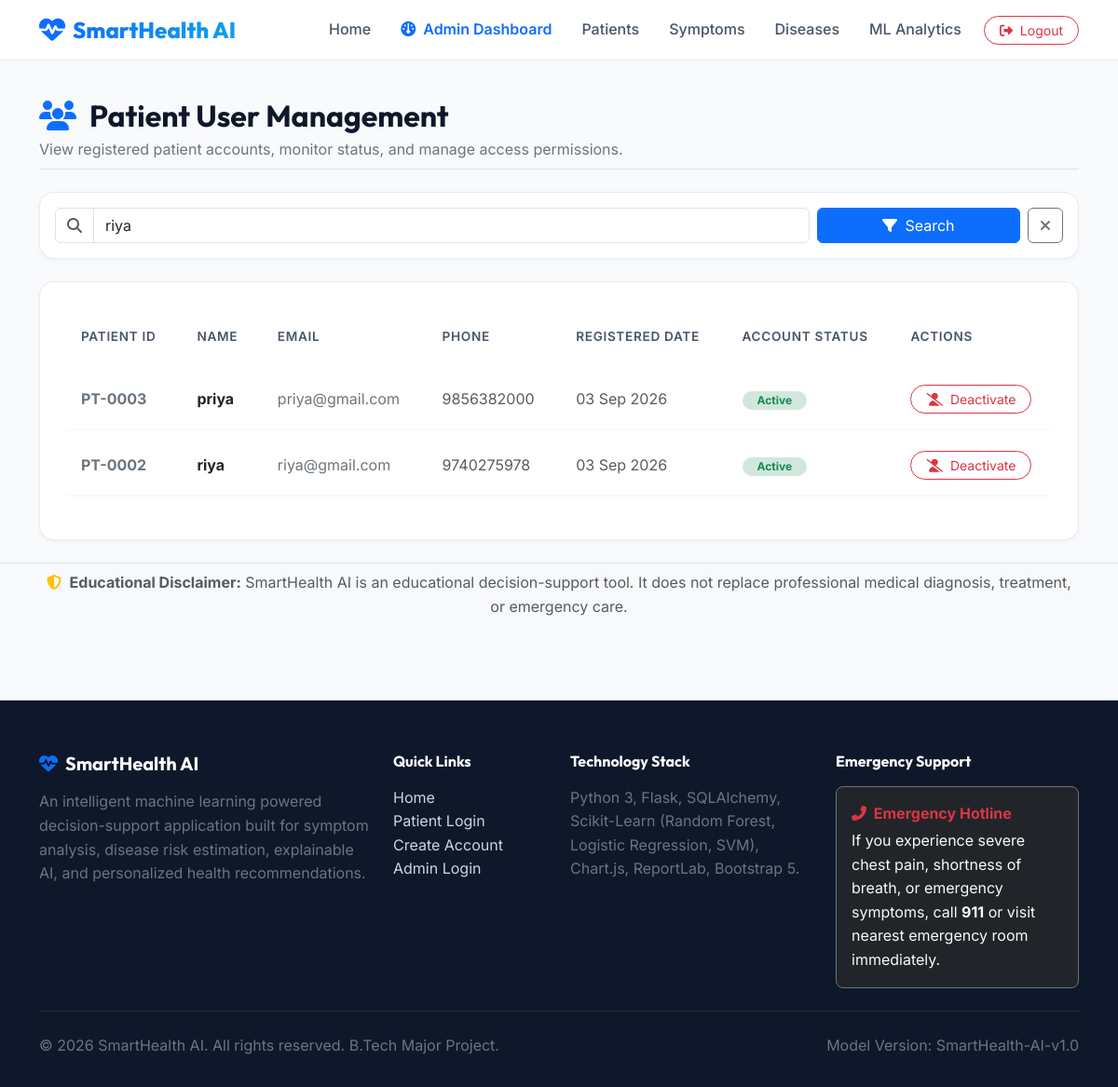
Screenshot of /admin/users?search=riya (signed in) with the database file from the repository.
### app/models/user.py (models this page shows, shortened)
class User(UserMixin, db.Model):
    __tablename__ = 'users'
    id = db.Column(db.Integer, primary_key=True)
    name = db.Column(db.String(100), nullable=False)
    email = db.Column(db.String(120), unique=True, nullable=False, index=True)
    password_hash = db.Column(db.String(255), nullable=False)
    phone = db.Column(db.String(20), nullable=True)
    date_of_birth = db.Column(db.String(20), nullable=True)
    gender = db.Column(db.String(20), nullable=True)
    role = db.Column(db.String(20), nullable=False, default='patient') # 'patient' or 'admin'
    created_at = db.Column(db.DateTime, default=datetime.utcnow)
    is_active = db.Column(db.Boolean, default=True)
    profile = db.relationship('PatientProfile', backref='user', uselist=False, cascade='all, delete-orphan')
    predictions = db.relationship('Prediction', backref='user', lazy='dynamic', cascade='all, delete-orphan')
    def is_admin(self):
        return self.role == 'admin'

### app/routes/admin.py (the view)
@admin_bp.route('/users')
@login_required
@admin_required
def users():
    search = request.args.get('search', '').strip()
    query = User.query.filter_by(role='patient')
    if search:
        query = query.filter((User.name.ilike(f"%{search}%")) | (User.email.ilike(f"%{search}%")))
    patients = query.order_by(User.created_at.desc()).all()
    return render_template('admin/users.html', patients=patients, search=search)

### app/utils/helpers.py (called while the page is built)
def admin_required(f):
    @wraps(f)
    def decorated_function(*args, **kwargs):
        if not current_user.is_authenticated or not current_user.is_admin():
            flash('Access denied. Administrator privileges are required to access this resource.', 'danger')
            return redirect(url_for('auth.admin_login'))
        return f(*args, **kwargs)
    return decorated_function

### templates/admin/users.html (shortened to what this page needs)
{% extends "base.html" %}
{% block content %}
<div class="container py-4">
    <div class="d-flex flex-column flex-md-row justify-content-between align-items-md-center mb-4 pb-2 border-bottom">
        <div>
            <h2 class="fw-bold mb-1"><i class="fa-solid fa-users text-primary me-2"></i> Patient User Management</h2>
            <p class="text-secondary mb-0 fs-7">View registered patient accounts, monitor status, and manage access permissions.</p>
        </div>
    </div>
    <div class="card-modern p-3 mb-4">
        <form method="GET" action="{{ url_for('admin.users') }}" class="row g-2">
            <div class="col-md-9">
                <div class="input-group">
                    <span class="input-group-text bg-white"><i class="fa-solid fa-magnifying-glass text-muted"></i></span>
                    <input type="text" name="search" class="form-control" placeholder="Search patient by name or email..." value="{{ search }}">
                </div>
            </div>
            <div class="col-md-3 d-flex gap-2">
                <button type="submit" class="btn btn-primary w-100"><i class="fa-solid fa-filter me-1"></i> Search</button>
                {% if search %}
                    <a href="{{ url_for('admin.users') }}" class="btn btn-outline-secondary"><i class="fa-solid fa-xmark"></i></a>
                {% endif %}
            </div>
        </form>
    </div>
    <div class="card-modern p-4">
        <div class="table-responsive">
            <table class="table table-custom align-middle">
                <thead>
                    <tr>
                        <th>Patient ID</th>
                        <th>Name</th>
                        <th>Email</th>
                        <th>Phone</th>
                        <th>Registered Date</th>
                        <th>Account Status</th>
                        <th>Actions</th>
                    </tr>
                </thead>
                <tbody>
                    {% for patient in patients %}
                        <tr>
                            <td class="fw-bold text-secondary">PT-{{ "%04d"|format(patient.id) }}</td>
                            <td class="fw-bold text-dark">{{ patient.name }}</td>
                            <td class="fs-7 text-secondary">{{ patient.email }}</td>
                            <td class="fs-7 text-muted">{{ patient.phone or 'N/A' }}</td>
                            <td class="fs-7 text-muted">{{ patient.created_at.strftime('%d %b %Y') }}</td>
                            <td>
                                {% if patient.is_active %}
                                    <span class="badge bg-success-subtle text-success rounded-pill px-3 py-1">Active</span>
                                {% else %}
                                    <span class="badge bg-danger-subtle text-danger rounded-pill px-3 py-1">Deactivated</span>
                                {% endif %}
                            </td>
                            <td>
                                <form method="POST" action="{{ url_for('admin.toggle_user_status', user_id=patient.id) }}">
                                    {% if patient.is_active %}
                                        <button type="submit" class="btn btn-sm btn-outline-danger rounded-pill px-3">
                                            <i class="fa-solid fa-user-slash me-1"></i> Deactivate
                                        </button>
                                    {% else %}
                                        <button type="submit" class="btn btn-sm btn-outline-success rounded-pill px-3">
                                            <i class="fa-solid fa-user-check me-1"></i> Enable
                                        </button>
                                    {% endif %}
                                </form>
                            </td>
                        </tr>
                    {% else %}
                        <tr>
                            <td colspan="7" class="text-center py-4 text-muted">No patient records found matching query.</td>
                        </tr>
                    {% endfor %}
                </tbody>
            </table>
        </div>
    </div>
</div>
{% endblock %}

### static/css/custom.css (style rules this page uses)
:root { --primary-color: #0d6efd; --primary-hover: #0b5ed7; --medical-teal: #0ea5e9; --accent-emerald: #10b981; --warning-amber: #f59e0b; --danger-rose: #ef4444; --dark-navy: #0f172a; --slate-gray: #475569; --light-bg: #f8fafc; --card-bg: #ffffff; --glass-bg: rgba(255, 255, 255, 0.85); --glass-border: rgba(226, 232, 240, 0.8); --shadow-sm: 0 2px 4px rgba(15, 23, 42, 0.04); --shadow-md: 0 10px 25px -5px rgba(15, 23, 42, 0.08); --shadow-lg: 0 20px 35px -10px rgba(15, 23, 42, 0.12); --radius-lg: 16px; --radius-md: 12px; }
body { font-family: 'Inter', system-ui, -apple-system, sans-serif; background-color: var(--light-bg); color: var(--dark-navy); line-height: 1.6; overflow-x: hidden; }
h1, h2, h3, h4, h5, h6, .navbar-brand { font-family: 'Outfit', sans-serif; font-weight: 700; }
.card-modern { background: var(--card-bg); border: 1px solid var(--glass-border); border-radius: var(--radius-lg); box-shadow: var(--shadow-sm); transition: transform 0.25s ease, box-shadow 0.25s ease; }
.table-custom { border-collapse: separate; border-spacing: 0 8px; }
.table-custom tbody tr { background: #ffffff; border-radius: var(--radius-md); box-shadow: var(--shadow-sm); transition: transform 0.15s ease; }
.table-custom td, .table-custom th { padding: 1rem 1.25rem; border: none; vertical-align: middle; }
.table-custom th { color: var(--slate-gray); font-weight: 600; font-size: 0.85rem; text-transform: uppercase; letter-spacing: 0.05em; }

### rows the page displays
User: id "0003", name "priya", email "priya@gmail.com", phone "9856382000", created_at "03 Sep 2026", is_active "Active"
User: id "0002", name "riya", email "riya@gmail.com", phone "9740275978", created_at "03 Sep 2026", is_active "Active"
